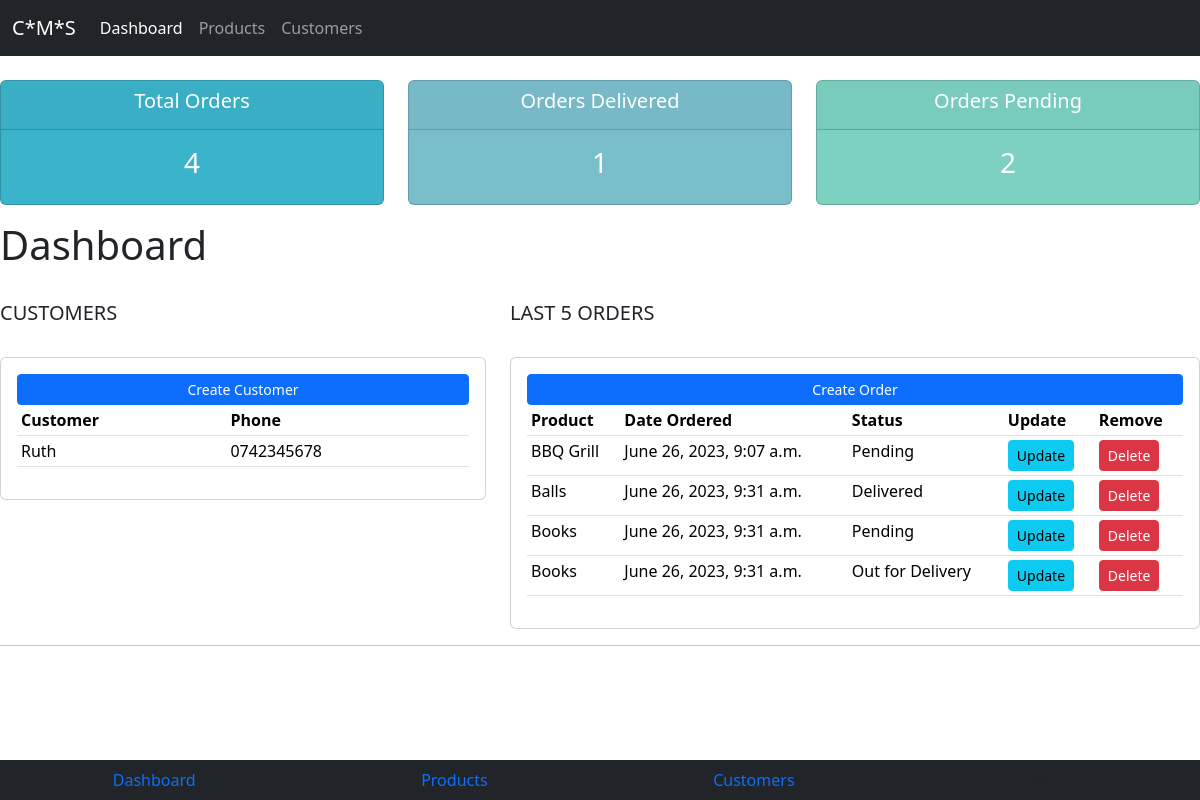
The page / on the database its author committed.
### accounts/models.py (models this page shows, shortened)
class Customer(models.Model):
    name = models.CharField(max_length=200, null=True)
    phone = models.CharField(max_length=200, null=True)
    email = models.CharField(max_length=200, null=True)
    date_created = models.DateTimeField(auto_now_add=True, null=True)

class Order(models.Model):
    STATUS = (
        ('Pending', 'Pending'),
        ('Out for Delivery', 'Out for Delivery'),
        ('Delivered', 'Delivered'),
    )
    customer = models.ForeignKey(Customer, null=True, on_delete= models.SET_NULL)
    product = models.ForeignKey(Product, null=True, on_delete= models.SET_NULL)
    date_created = models.DateTimeField(auto_now_add=True, null=True)
    status = models.CharField(max_length=200, null=True, choices=STATUS)

class Product(models.Model):
    CATEGORY = (
        ('Indoor', 'Indoor'),
        ('Out Door', 'Out Door'),
    )
    product_name = models.CharField(max_length=200, null=True)
    price = models.FloatField(null=True)
    category = models.CharField(max_length=200, null=True, choices=CATEGORY)
    description = models.CharField(max_length=200, null=True)
    date_created = models.DateTimeField(auto_now_add=True, null=True)
    tags = models.ManyToManyField(Tag)
    def __str__(self):
        return self.product_name

### accounts/views.py (the view)
# urls.py: path('',views.home, name="home"),
def home(request):
    orders = Order.objects.all()
    customers = Customer.objects.all()
    total_customers = customers.count()
    total_orders = orders.count()
    delivered = orders.filter(status='Delivered').count()
    pending = orders.filter(status='Pending').count()
    context = { 'orders' : orders, 'customers' : customers, 'total_customers' : total_customers, 'total_orders' : total_orders, 'delivered' : delivered, 'pending' : pending}
    return render(request, 'accounts/dashboard.html', context)

### accounts/templates/accounts/dashboard.html
{% extends 'accounts/main.html' %}
{% block content %}
{% include 'accounts/status.html' %}
<h1>Dashboard</h1>
<br>
<div class="row">
    <div class="col-md-5">
        <h5>CUSTOMERS</h5>
        <br>
        <div class="card card-body">
            <a class="btn btn-primary btn-sm btn-block" href="">Create Customer</a>
            <table class="table table-sm">
                <tr>
                    <th>Customer</th>
                    <th>Phone</th>
                </tr>
                {% for customer in customers %}
                <tr>
                    <td>{{customer.name}}</td>
                    <td>{{customer.phone}}</td>
                </tr>
                {% endfor %}
            </table>
        </div>
    </div>
    <div class="col-md-7">
        <h5>LAST 5 ORDERS</h5>
        <br>
        <div class="card card-body">
            <a class="btn btn-primary btn-sm btn-block" href="{% url 'create_order' %}">Create Order</a>
            <table class="table table-sm">
                <tr>
                    <th>Product</th>
                    <th>Date Ordered</th>
                    <th>Status</th>
                    <th>Update</th>
                    <th>Remove</th>
                </tr>
                {% for order in orders %}
                <tr>
                    <td>{{order.product}}</td>
                    <td>{{order.date_created}}</td>
                    <td>{{order.status}}</td>
                    <td><a class="btn btn-sm btn-info" href="{% url 'update_order' order.id %}">Update</a></td>
                    <td><a class="btn btn-sm btn-danger" href="{% url 'delete_order' order.id %}">Delete</a></td>
                </tr>
                {% endfor %}
            </table>
        </div>
    </div>
</div>
{% endblock %}

### accounts/templates/accounts/main.html (shortened to what this page needs)
{% load static %}
<html>
    <head>
        <link rel="stylesheet" type="text/css" href="{% static '/css/main.css' %}">
        {% load bootstrap5 %}
        {% bootstrap_css %}
    </head>
    <body>
        {% include 'accounts/navbar.html' %}
        {% block content %}{% endblock %}
        <hr>
        {% include 'accounts/footer.html' %}
    </body>
</html>

### accounts/templates/accounts/navbar.html (shortened to what this page needs)
<nav class="navbar navbar-expand-lg navbar-dark bg-dark">
    <div class="container-fluid">
      <a class="navbar-brand" href="{% url 'home' %}">C*M*S</a>
      <div class="collapse navbar-collapse" id="navbarNav">
        <ul class="navbar-nav">
          <li class="nav-item">
            <a class="nav-link active" aria-current="page" href="{% url 'home' %}">Dashboard</a>
          </li>
          <li class="nav-item">
            <a class="nav-link" href="{% url 'products' %}">Products</a>
          </li>
          <li class="nav-item">
            <a class="nav-link" href="{% url 'customer' %}">Customers</a>
          </li>
        </ul>
      </div>
    </div>
  </nav>

### accounts/templates/accounts/status.html
<br>
<div class="row">
    <div class="col">
        <div class="col-md">
            <div class="card text-center text-white mb-3" id="total-orders">
                <div class="card-header">
                    <h5 class="card-title">Total Orders</h5>
                </div>
                <div class="card-body">
                    <h3 class="card-title">{{total_orders}}</h3>
                </div>
            </div>
        </div>
    </div>
    <div class="col">
        <div class="col-md">
            <div class="card text-center text-white mb-3" id="orders-delivered">
                <div class="card-header">
                    <h5 class="card-title">Orders Delivered</h5>
                </div>
                <div class="card-body">
                    <h3 class="card-title">{{delivered}}</h3>
                </div>
            </div>
        </div>
    </div>
    <div class="col">
        <div class="col-md">
            <div class="card text-center text-white mb-3" id="orders-pending">
                <div class="card-header">
                    <h5 class="card-title">Orders Pending</h5>
                </div>
                <div class="card-body">
                    <h3 class="card-title">{{pending}}</h3>
                </div>
            </div>
        </div>
    </div>
</div>

### accounts/templates/accounts/footer.html
<ul class="nav nav-pills nav-fill fixed-bottom bg-dark">
    <li class="nav-item">
      <a class="nav-link" href="{% url 'home' %}">Dashboard</a>
    </li>
    <li class="nav-item">
      <a class="nav-link" href="{% url 'products' %}">Products</a>
    </li>
    <li class="nav-item">
      <a class="nav-link" href="{% url 'customer' %}">Customers</a>
    </li>
    <li class="nav-item">
      <a class="nav-link disabled" href="{% url 'products' %}" tabindex="-1" aria-disabled="true">About us</a>
    </li>
  </ul>

### static/css/main.css (style rules this page uses)
body { background-color: #f8f5f2; }
#total-orders { background-color: #3ab3cb; }
#orders-delivered { background-color: #7abecc; }
#orders-pending { background-color: #7cd1c0; }

### rows shown on the page
Customer: name "Ruth", phone "0742345678"
Order: product "BBQ Grill", date_created "June 26, 2023, 9:07 a.m.", status "Pending"
Order: product "Balls", date_created "June 26, 2023, 9:31 a.m.", status "Delivered"
Order: product "Books", date_created "June 26, 2023, 9:31 a.m.", status "Pending"
Order: product "Books", date_created "June 26, 2023, 9:31 a.m.", status "Out for Delivery"

### other values the page prints
{{ total_orders }} "4"
{{ delivered }} "1"
{{ pending }} "2"
